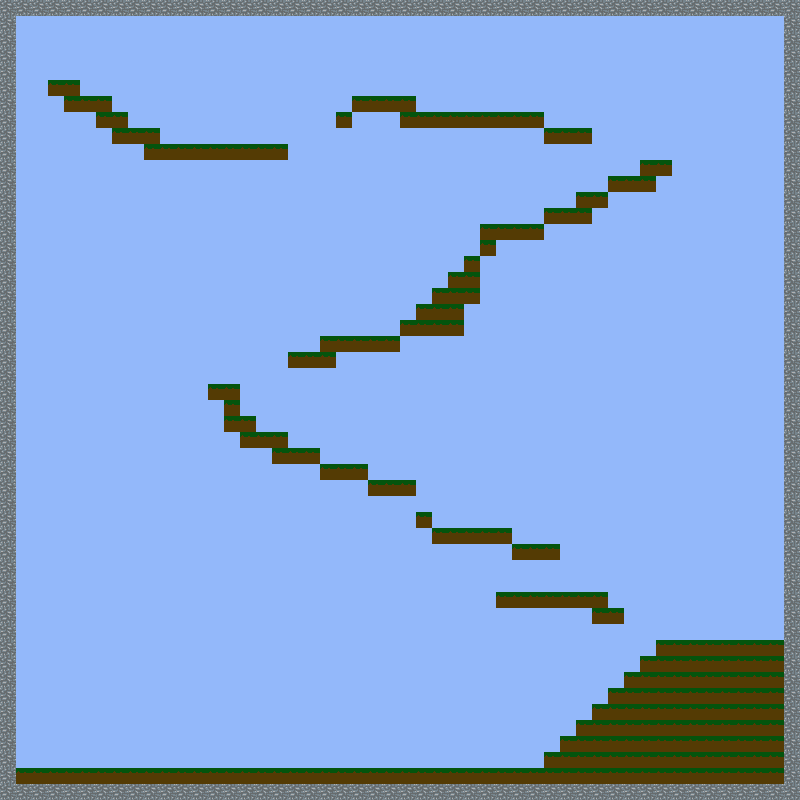

Tiled map render using the project's own tile images. Description and the map definition, with tile-layer contents summarised, below:
An orthogonal 50x50 tile map with 16x16 px tiles, 2 tile layers (Tile Layer 2, Tile Layer 1), 4 tilesets.

<map version="1.5" tiledversion="2021.03.23" orientation="orthogonal" renderorder="right-down" width="50" height="50" tilewidth="16" tileheight="16" infinite="0" backgroundcolor="#ffffff" nextlayerid="3" nextobjectid="1">
 <tileset firstgid="1" source="stone.tsx" />
 <tileset firstgid="2" source="sky.tsx" />
 <tileset firstgid="3" source="water.tsx" />
 <tileset firstgid="4" source="grass.tsx" />
 <layer id="2" name="Tile Layer 2" width="50" height="50">
  <data>[2500 cells, 2500 non-empty, 1 distinct tile ids]</data>
 </layer>
 <layer id="1" name="Tile Layer 1" width="50" height="50">
  <data>[2500 cells, 443 non-empty, 2 distinct tile ids]</data>
 </layer>
</map>
